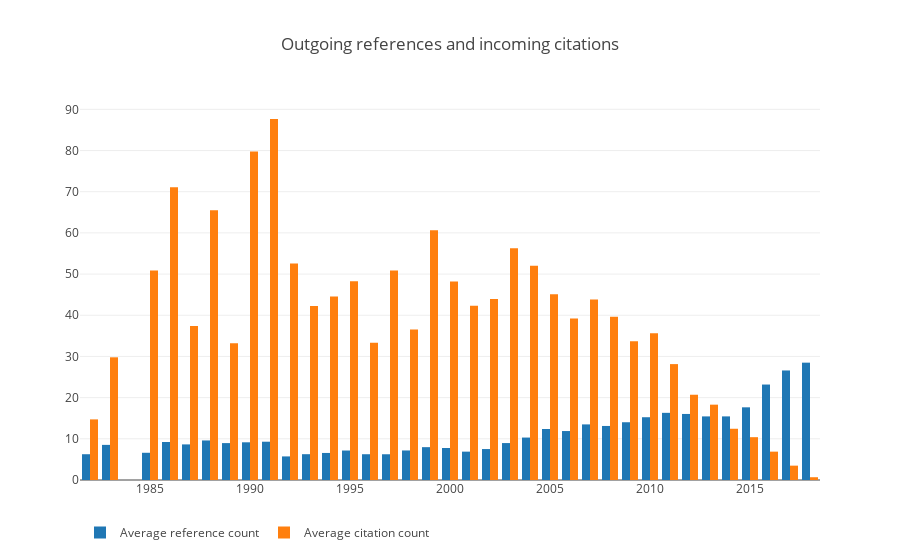

This figure's notebook cell:
### Code cell
ref = pd.merge(left=chi_ref, right=chi, left_on='citingid', right_on='paperid', suffixes=('_ref','_chi'), how='right')
ref = ref.groupby(['year_chi', 'paperid_chi']).count().reset_index()\
         .groupby('year_chi')[['paperid_ref']].mean()

cite = pd.merge(left=chi_cite, right=chi, left_on='citedid', right_on='paperid', suffixes=('_cite','_chi'), how='right')
cite = cite.groupby(['year_chi', 'paperid_chi']).count().reset_index()\
           .groupby('year_chi')[['paperid_cite']].mean()

trace0 = go.Bar(x=ref.index,
                y=ref['paperid_ref'],
                name='Average reference count')

trace1 = go.Bar(x=cite.index,
                y=cite['paperid_cite'],
               name='Average citation count')

layout = go.Layout(title='Outgoing references and incoming citations',
                   legend=dict(orientation='h'))

fig = go.Figure(data=[trace0,trace1], layout=layout)
plotly.offline.iplot(fig)
pio.write_image(fig, 'reports/images/chi_refcite.png')

### Figure 1 — Plotly figure (JSON) as saved in the notebook; plotly's stock layout.template omitted (floating-point values rounded to 4 significant figures)
{"data": [{"name": "Average reference count", "type": "bar", "uid": "2a33aee9-2679-4cbb-a54e-2c2e2e8a36e5", "x": [1982, 1983, 1985, 1986, 1987, 1988, 1989, 1990, 1991, 1992, 1993, 1994, 1995, 1996, 1997, 1998, 1999, 2000, 2001, 2002, 2003, 2004, 2005, 2006, 2007, 2008, 2009, 2010, 2011, 2012, 2013, 2014, 2015, 2016, 2017, 2018], "y": [6.258, 8.526, 6.61, 9.222, 8.644, 9.604, 8.959, 9.155, 9.296, 5.729, 6.267, 6.567, 7.158, 6.257, 6.25, 7.172, 7.973, 7.766, 6.885, 7.514, 8.967, 10.31, 12.38, 11.89, 13.5, 13.12, 14.03, 15.24, 16.31, 16.04, 15.44, 15.44, 17.65, 23.18, 26.6, 28.49]}, {"name": "Average citation count", "type": "bar", "uid": "7cf03dc5-ead0-4b50-b26f-f17e0def3dcc", "x": [1982, 1983, 1985, 1986, 1987, 1988, 1989, 1990, 1991, 1992, 1993, 1994, 1995, 1996, 1997, 1998, 1999, 2000, 2001, 2002, 2003, 2004, 2005, 2006, 2007, 2008, 2009, 2010, 2011, 2012, 2013, 2014, 2015, 2016, 2017, 2018], "y": [14.72, 29.79, 50.85, 71.09, 37.39, 65.52, 33.21, 79.76, 87.65, 52.56, 42.24, 44.57, 48.23, 33.35, 50.88, 36.54, 60.67, 48.2, 42.28, 43.97, 56.26, 52.03, 45.09, 39.2, 43.8, 39.65, 33.72, 35.63, 28.14, 20.7, 18.29, 12.44, 10.4, 6.887, 3.485, 0.6733]}], "layout": {"legend": {"orientation": "h"}, "title": {"text": "Outgoing references and incoming citations"}}}
